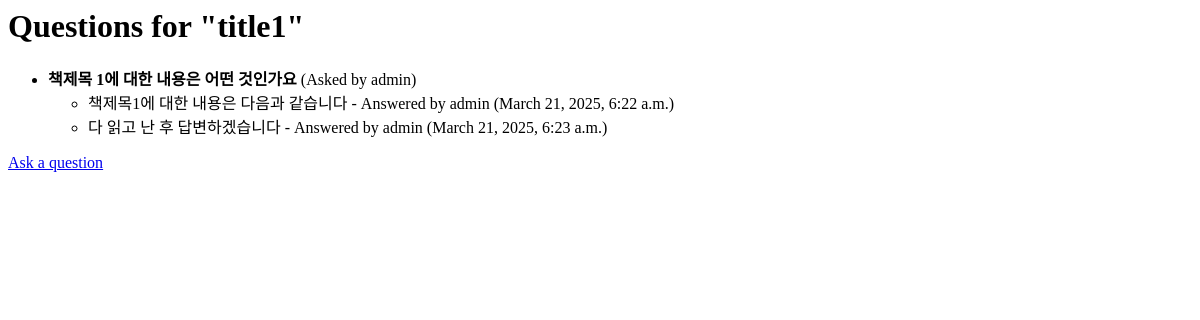
/qa/1/, run on an earlier commit of the app's database.
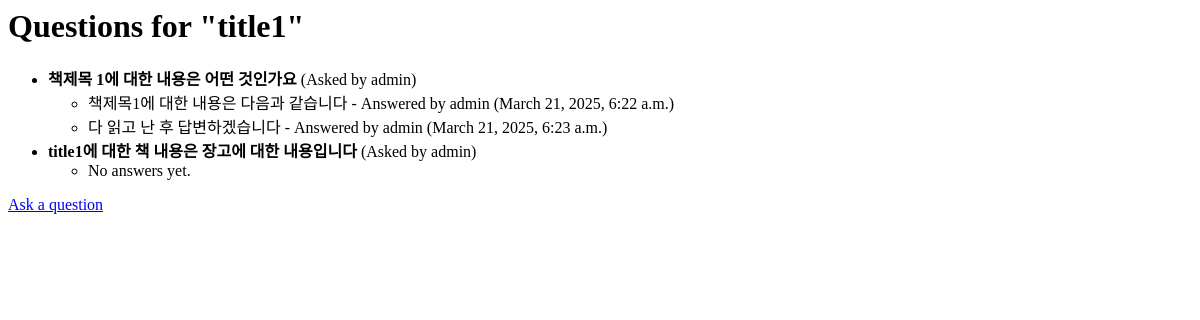
And on a later commit of the database.
### books/models.py (models this page shows, shortened)
class Book(models.Model):
    title = models.CharField(max_length=200)
    author = models.CharField(max_length=100)
    published_date = models.DateField()
    price = models.DecimalField(max_digits=10, decimal_places=2)
    isbn = models.CharField(max_length=13, unique=True)

### qa/models.py (models this page shows, shortened)
class Question(models.Model):
    book = models.ForeignKey(Book, related_name="questions", on_delete=models.CASCADE)
    user_name = models.CharField(max_length=100)
    content = models.TextField()
    created_at = models.DateTimeField(auto_now_add=True)

class Answer(models.Model):
    question = models.ForeignKey(Question, related_name="answers", on_delete=models.CASCADE)
    user_name = models.CharField(max_length=100)
    content = models.TextField()
    created_at = models.DateTimeField(auto_now_add=True)

### qa/views.py (the view)
# urls.py: path('<int:book_id>/', views.question_list, name='question_list'),
def question_list(request, book_id):
    book = get_object_or_404(Book, id=book_id)
    questions = book.questions.all()
    return render(request, 'qa/question_list.html', {
        'book': book,
        'questions': questions,
    })

### templates/qa/question_list.html
<h1>Questions for "{{ book.title }}"</h1>
<ul>
    {% for question in questions %}
        <li>
            <strong>{{ question.content }}</strong> (Asked by {{ question.user_name }})
            <ul>
                {% for answer in question.answers.all %}
                    <li>{{ answer.content }} - Answered by {{ answer.user_name }} ({{ answer.created_at }})</li>
                {% empty %}
                    <li>No answers yet.</li>
                {% endfor %}
            </ul>
        </li>
    {% empty %}
        <li>No questions yet.</li>
    {% endfor %}
</ul>
<a href="{% url 'ask_question' book.id %}">Ask a question</a>

What changed in the data, as far as the page shows it:
added Question: content "title1에 대한 책 내용은 장고에 대한 내용입니다", user_name "admin"
